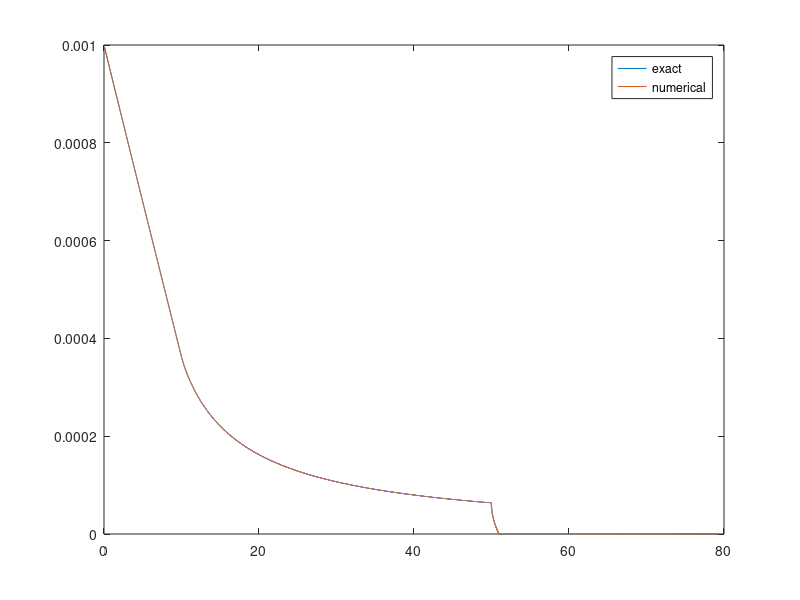
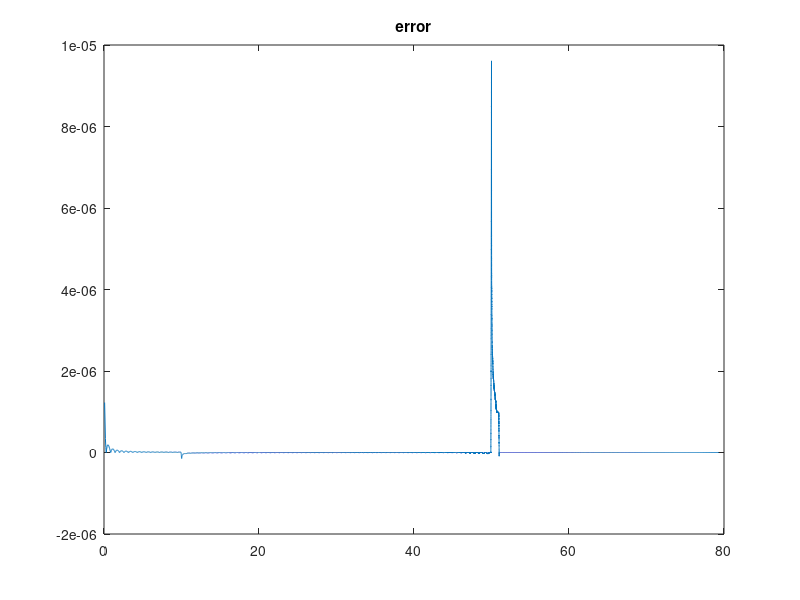

Recreate these plots in MATLAB, in order.
clear all
close all
clc
%%

load('highres_numerical.mat'); % load numerical solution (from: Rotation_around_the_origin_center_unshifted.m)

rr=rr(:);
P_rot=P_rot(:);

%% Expression after rotation

ind1 = rr<= L0;
ind2 = rr>L0 & rr<R0;
ind3 = rr>=R0 & rr<=sqrt(R0^2+L0^2);

P_exact = zeros(size(rr));

r1 = rr(ind1);
r2 = rr(ind2);
r3 = rr(ind3);

P_exact(ind1) = 2.*R0./sqrt(R0.^2-r1.^2).*atan(sqrt( (R0-r1)./(R0+r1) ).* (sqrt(L0^2+R0^2)-R0)/L0) + ...
                R0./2./L0.*log( (L0.^2-(R0+r1).*(sqrt(L0^2+R0^2)-R0)) ./ (L0.^2-(R0-r1).*(sqrt(L0^2+R0^2)-R0)) )+...
                R0./sqrt(R0.^2-r1.^2).*(pi/2-atan(L0./sqrt(R0^2-r1.^2)));

P_exact(ind2) = 2.*R0./sqrt(R0.^2-r2.^2).*atan(sqrt( (R0-r2)./(R0+r2) ).* (sqrt(L0^2+R0^2)-R0)/L0) + ...
                R0./2./L0.*log( - ( (L0^2-(r2+sqrt(r2.^2-L0^2)).*(r2+R0)).*(L0^2-(r2+R0).*(sqrt(L0^2+R0^2)-R0)) ) ./ ( (L0^2-(r2+sqrt(r2.^2-L0^2)).*(r2-R0)).*(L0^2+(r2-R0).*(sqrt(L0^2+R0^2)-R0)) ) ) + ...
                R0./sqrt(R0^2-r2.^2).*( atan(sqrt((R0+r2)./(R0-r2)).*L0./(sqrt(r2.^2-L0^2)+r2)) + atan(sqrt((R0-r2)./(R0+r2)).*L0./(sqrt(r2.^2-L0^2)+r2)) - atan(sqrt((R0+r2)./(R0-r2))./L0.*(sqrt(R0.^2+L0^2)-R0)) - atan(sqrt((R0-r2)./(R0+r2))./L0.*(sqrt(R0.^2+L0^2)-R0)));          

P_exact(ind3) = R0./sqrt(r3.^2-R0.^2).*log(abs(R0./r3.*( sqrt(L0.^2+R0.^2)-R0+L0.*sqrt( (r3+R0)./(r3-R0) ) )./( sqrt(L0.^2+R0.^2)-R0-L0.*sqrt( (r3+R0)./(r3-R0) ) ) ) )+...
                R0./L0./2.*log( ( ( (r3+R0).*(r3+sqrt(r3.^2-L0^2)) - L0^2 ).* ( (r3+R0).*(sqrt(R0^2+L0^2) - R0) - L0^2 ) ) ./ ( (  (r3-R0).*(r3+sqrt(r3.^2-L0^2)) - L0^2 ).* ( (r3-R0).*(sqrt(R0^2+L0^2) - R0) + L0^2 ) ) )+...
                R0./2./sqrt(r3.^2-R0^2).*log(abs( (L0+sqrt(r3.^2-R0^2))./(-L0+sqrt(r3.^2-R0^2)).*(L0^3*R0-2.*L0.*R0.*r3.*(r3+sqrt(r3.^2-L0^2))+2.*r3.^2.*(r3+sqrt(r3.^2-L0^2)).*sqrt(r3.^2-R0.^2) - L0.^2.*(2.*r3+sqrt(r3.^2-L0^2)).*sqrt(r3.^2-R0^2))./(-L0^3*R0+2.*L0.*R0.*r3.*(r3+sqrt(r3.^2-L0^2))+2.*r3.^2.*(r3+sqrt(r3.^2-L0^2)).*sqrt(r3.^2-R0.^2) - L0.^2.*(2.*r3+sqrt(r3.^2-L0^2)).*sqrt(r3.^2-R0^2)) ));

P_exact=P_exact/R0/L0/pi;

figure, plot(rr,P_exact), hold on, plot(rr,P_rot),legend('exact','numerical');

figure, plot(rr,P_exact-P_rot), title('error')
